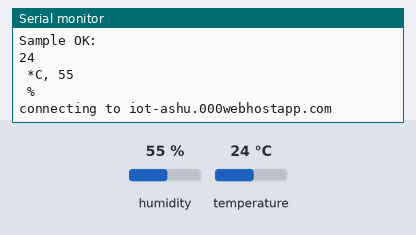
This sketch was run on a simulated ESP8266 (NodeMCU). Shown: the last lines printed to the serial monitor. The inputs (shaded band) are chosen by the test bench; at power-on: humidity 55 %, temperature 24 °C. WiFi joins after 1.5 s; servers stay silent unless stated; uploads are accepted with an empty reply.

Above: at 2.7 s.
2.8 s: humidity set to 22 %
At 3.2 s:
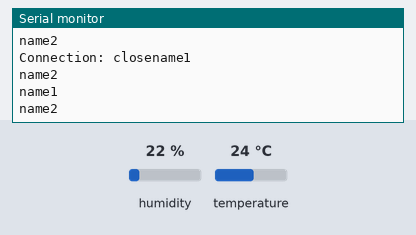
5.8 s: temperature set to 12 °C
At 6.5 s:
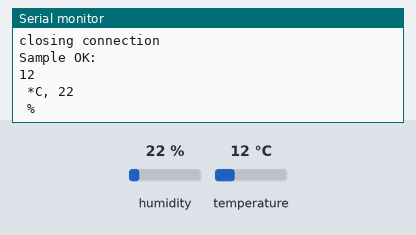
8.8 s: humidity set to 40 %
At 11.5 s:
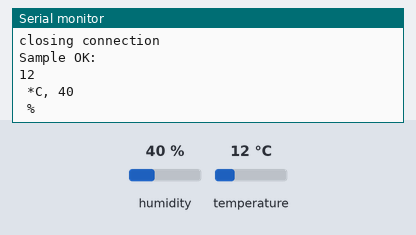
Timing chart, 0 to 13.0 s (numbered marks = the images above; inputs shaded):
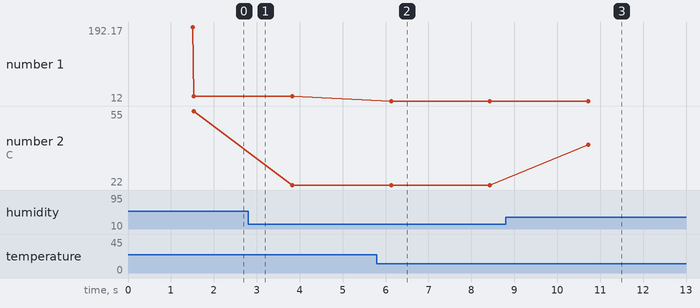

Measured:
- after the input at 5.8 s, the serial monitor: prints a new line after 0.33 s (image 2)
- after the input at 8.8 s, the serial monitor: prints a new line after 1.9 s (image 3)
- plotted number 2: 55 → 22 after the input at 2.8 s, 22 → 40 after the input at 8.8 s

The sketch:

getreq_dht.ino
```cpp
#include <ESP8266WiFi.h>
#include <SimpleDHT.h>
#include <ArduinoJson.h>

const char* ssid     = "Ashwini";
const char* password = "12345678";

//const char* ssid     = "OS3-AP3";
//const char* password = "Udt@Punj@b";

const char* host = "iot-ashu.000webhostapp.com";
//
//const char* ssid = "OS3-AP3";//type your ssid
//const char* password = "Chenna!Expre$$";//type your password
//
//int ledPin = 9; // GPIO2 of ESP8266
WiFiServer server(80);//Service Port


int pinDHT11 = 2;
SimpleDHT11 dht11;
byte temprature = 0;
byte humidity = 0;

void setup() {
  Serial.begin(115200);
  delay(10);
  pinMode(pinDHT11, OUTPUT);
  // Connect to WiFi network
  Serial.println();
  Serial.print("Connecting to ");
  Serial.println(ssid);
  WiFi.begin(ssid, password);
  while (WiFi.status() != WL_CONNECTED)
  {
    delay(500);
    Serial.print(".");
  }
  Serial.println("");
  Serial.println("WiFi connected");
  Serial.println("IP address: ");
  Serial.println(WiFi.localIP());
}

void loop() {

  byte temperature = 0;
  byte humidity = 0;
  if (dht11.read(pinDHT11, &temperature, &humidity, NULL)) {
       Serial.println("Read DHT11 failed.");
    }
  else{
       Serial.println("Sample OK: ");
       Serial.println((int)temperature); Serial.print(" *C, ");
       Serial.println((int)humidity); Serial.println(" %");

        // DHT11 sampling rate is 1HZ.
       delay(1000);
    }

  Serial.print("connecting to ");
  Serial.println(host);

  // Use WiFiClient class to create TCP connections
  WiFiClient client;
  const int httpPort = 80;
  if (!client.connect(host, httpPort)) {
    Serial.println("connection failed");
    return;
  }


  // We now create a URI for the request
  String url = "/weather.php?data1=45&data2=12";

  Serial.print("Requesting URL: ");
  Serial.println(url);


   // This will send the request to the server
  client.print(String("GET ") + url + " HTTP/1.1\r\n" +
               "Host: " + host + "\r\n" +
               "Connection: close\r\n\r\n");

  unsigned long timeout = millis();
  while (client.available() == 0) {
    if (millis() - timeout > 5000) {
      Serial.println(">>> Client Timeout !");
      client.stop();
      return;
    }
  }
  // Read all the lines of the reply from server and print them to Serial
  while(client.available())
    {
      String line = client.readStringUntil('\r');
      Serial.print(line);
      StaticJsonBuffer<300> jsonBuffer;
      JsonObject& root = jsonBuffer.parseObject(line);

      if(root.success()){
        Serial.println("parseObject() success");
        delay(100);
      }
    const char* name1=root["data1"];
    Serial.println("name1");
    const char* name2=root["data2"];
    Serial.println("name2");
    }
    Serial.println();
    Serial.println("closing connection");
}
```
